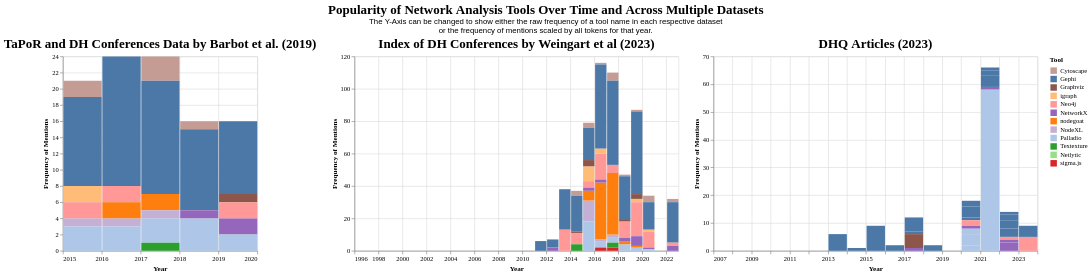

Express this chart as Vega-Lite.
### Vega-Lite specification from a JSON file in a GitHub repository (floating-point values rounded to 4 significant figures; data arrays with more than 128 entries replaced by an {"elided": "..."} marker saying what was removed)
{"config": {"view": {"continuousWidth": 300, "continuousHeight": 300}, "axis": {"labelFont": "Garamond", "titleFont": "Garamond"}, "legend": {"labelFont": "Garamond", "titleFont": "Garamond"}, "title": {"anchor": "middle", "font": "Garamond", "fontSize": 20}}, "hconcat": [{"data": {"name": "data-029a10372f3f93d583f66428a45b5f0a"}, "mark": {"type": "bar"}, "encoding": {"color": {"field": "tools", "legend": {"title": "Tool"}, "scale": {"domain": ["Cytoscape", "Gephi", "Graphviz", "igraph", "Neo4j", "NetworkX", "nodegoat", "NodeXL", "Palladio", "Textexture", "Netlytic", "sigma.js"], "range": ["#c49c94", "#4c78a8", "#8c564b", "#ffbb78", "#ff9896", "#9467bd", "#ff7f0e", "#c5b0d5", "#aec7e8", "#2ca02c", "#98df8a", "#d62728"]}, "type": "nominal"}, "opacity": {"condition": {"param": "param_6", "value": 1}, "value": 0.2}, "tooltip": [{"field": "tools", "title": "Tool", "type": "nominal"}, {"field": "Raw Frequency of Mentions", "type": "quantitative"}, {"field": "date", "format": "%Y", "title": "Date", "type": "temporal"}, {"field": "Frequency of Mentions Scaled by Total Tokens", "type": "quantitative"}, {"field": "total_tokens", "title": "Total Tokens", "type": "quantitative"}], "x": {"axis": {"title": "Year"}, "field": "date", "timeUnit": "year", "type": "temporal"}, "y": {"axis": {"title": "Frequency of Mentions"}, "field": "y", "type": "quantitative"}}, "name": "view_7", "title": "TaPoR and DH Conferences Data by Barbot et al. (2019)", "transform": [{"calculate": "datum[param_5]", "as": "y"}], "width": 300}, {"data": {"name": "data-31a97f99bffec104207bfc7185f222e3"}, "mark": {"type": "bar"}, "encoding": {"color": {"field": "tools", "legend": {"title": "Tool"}, "scale": {"domain": ["Cytoscape", "Gephi", "Graphviz", "igraph", "Neo4j", "NetworkX", "nodegoat", "NodeXL", "Palladio", "Textexture", "Netlytic", "sigma.js"], "range": ["#c49c94", "#4c78a8", "#8c564b", "#ffbb78", "#ff9896", "#9467bd", "#ff7f0e", "#c5b0d5", "#aec7e8", "#2ca02c", "#98df8a", "#d62728"]}, "type": "nominal"}, "opacity": {"condition": {"param": "param_6", "value": 1}, "value": 0.2}, "tooltip": [{"field": "tools", "title": "Tool", "type": "nominal"}, {"field": "Raw Frequency of Mentions", "type": "quantitative"}, {"field": "date", "format": "%Y", "title": "Date", "type": "temporal"}, {"field": "Frequency of Mentions Scaled by Total Tokens", "type": "quantitative"}, {"field": "total_tokens", "title": "Total Tokens", "type": "quantitative"}], "x": {"axis": {"title": "Year"}, "field": "date", "timeUnit": "year", "type": "temporal"}, "y": {"axis": {"title": "Frequency of Mentions"}, "field": "y", "type": "quantitative"}}, "name": "view_8", "title": "Index of DH Conferences by Weingart et al (2023)", "transform": [{"calculate": "datum[param_5]", "as": "y"}], "width": 500}, {"data": {"name": "data-aaf034b35117ae73b731e653013e55bc"}, "mark": {"type": "bar"}, "encoding": {"color": {"field": "tools", "legend": {"title": "Tool"}, "scale": {"domain": ["Cytoscape", "Gephi", "Graphviz", "igraph", "Neo4j", "NetworkX", "nodegoat", "NodeXL", "Palladio", "Textexture", "Netlytic", "sigma.js"], "range": ["#c49c94", "#4c78a8", "#8c564b", "#ffbb78", "#ff9896", "#9467bd", "#ff7f0e", "#c5b0d5", "#aec7e8", "#2ca02c", "#98df8a", "#d62728"]}, "type": "nominal"}, "opacity": {"condition": {"param": "param_6", "value": 1}, "value": 0.2}, "tooltip": [{"field": "tools", "title": "Tool", "type": "nominal"}, {"field": "Raw Frequency of Mentions", "type": "quantitative"}, {"field": "date", "format": "%Y", "title": "Date", "type": "temporal"}, {"field": "Frequency of Mentions Scaled by Total Tokens", "type": "quantitative"}, {"field": "total_tokens", "title": "Total Tokens", "type": "quantitative"}], "x": {"axis": {"title": "Year"}, "field": "date", "timeUnit": "year", "type": "temporal"}, "y": {"axis": {"title": "Frequency of Mentions"}, "field": "y", "type": "quantitative"}}, "name": "view_9", "title": "DHQ Articles (2023)", "transform": [{"calculate": "datum[param_5]", "as": "y"}], "width": 500}], "params": [{"name": "param_5", "bind": {"input": "select", "options": ["Raw Frequency of Mentions", "Frequency of Mentions Scaled by Total Tokens"], "name": "Select Counting Method on Y Axis"}, "value": "Raw Frequency of Mentions"}, {"name": "param_6", "select": {"type": "point", "fields": ["tools"]}, "bind": "legend", "views": ["view_7", "view_8", "view_9"]}], "title": {"text": "Popularity of Network Analysis Tools Over Time and Across Multiple Datasets", "subtitle": ["The Y-Axis can be changed to show either the raw frequency of a tool name in each respective dataset", "or the frequency of mentions scaled by all tokens for that year."]}, "$schema": "https://vega.github.io/schema/vega-lite/v5.15.1.json", "datasets": {"data-029a10372f3f93d583f66428a45b5f0a": [{"tools": "Cytoscape", "Raw Frequency of Mentions": 2, "date": "2015-01-01T00:00:00", "total_tokens": 233, "data_origin": "TaPoR", "title": "TaPoR and DH Conferences Data by Barbot et al. (2019)", "Frequency of Mentions Scaled by Total Tokens": 0.8584}, {"tools": "Gephi", "Raw Frequency of Mentions": 11, "date": "2015-01-01T00:00:00", "total_tokens": 233, "data_origin": "TaPoR", "title": "TaPoR and DH Conferences Data by Barbot et al. (2019)", "Frequency of Mentions Scaled by Total Tokens": 4.721}, {"tools": "Graphviz", "Raw Frequency of Mentions": 0, "date": "2015-01-01T00:00:00", "total_tokens": 233, "data_origin": "TaPoR", "title": "TaPoR and DH Conferences Data by Barbot et al. (2019)", "Frequency of Mentions Scaled by Total Tokens": 0.0}, {"tools": "igraph", "Raw Frequency of Mentions": 2, "date": "2015-01-01T00:00:00", "total_tokens": 233, "data_origin": "TaPoR", "title": "TaPoR and DH Conferences Data by Barbot et al. (2019)", "Frequency of Mentions Scaled by Total Tokens": 0.8584}, {"tools": "Neo4j", "Raw Frequency of Mentions": 2, "date": "2015-01-01T00:00:00", "total_tokens": 233, "data_origin": "TaPoR", "title": "TaPoR and DH Conferences Data by Barbot et al. (2019)", "Frequency of Mentions Scaled by Total Tokens": 0.8584}, {"tools": "NetworkX", "Raw Frequency of Mentions": 0, "date": "2015-01-01T00:00:00", "total_tokens": 233, "data_origin": "TaPoR", "title": "TaPoR and DH Conferences Data by Barbot et al. (2019)", "Frequency of Mentions Scaled by Total Tokens": 0.0}, {"tools": "nodegoat", "Raw Frequency of Mentions": 0, "date": "2015-01-01T00:00:00", "total_tokens": 233, "data_origin": "TaPoR", "title": "TaPoR and DH Conferences Data by Barbot et al. (2019)", "Frequency of Mentions Scaled by Total Tokens": 0.0}, {"tools": "NodeXL", "Raw Frequency of Mentions": 1, "date": "2015-01-01T00:00:00", "total_tokens": 233, "data_origin": "TaPoR", "title": "TaPoR and DH Conferences Data by Barbot et al. (2019)", "Frequency of Mentions Scaled by Total Tokens": 0.4292}, {"tools": "Palladio", "Raw Frequency of Mentions": 3, "date": "2015-01-01T00:00:00", "total_tokens": 233, "data_origin": "TaPoR", "title": "TaPoR and DH Conferences Data by Barbot et al. (2019)", "Frequency of Mentions Scaled by Total Tokens": 1.288}, {"tools": "Textexture", "Raw Frequency of Mentions": 0, "date": "2015-01-01T00:00:00", "total_tokens": 233, "data_origin": "TaPoR", "title": "TaPoR and DH Conferences Data by Barbot et al. (2019)", "Frequency of Mentions Scaled by Total Tokens": 0.0}, {"tools": "Cytoscape", "Raw Frequency of Mentions": 0, "date": "2016-01-01T00:00:00", "total_tokens": 360, "data_origin": "TaPoR", "title": "TaPoR and DH Conferences Data by Barbot et al. (2019)", "Frequency of Mentions Scaled by Total Tokens": 0.0}, {"tools": "Gephi", "Raw Frequency of Mentions": 16, "date": "2016-01-01T00:00:00", "total_tokens": 360, "data_origin": "TaPoR", "title": "TaPoR and DH Conferences Data by Barbot et al. (2019)", "Frequency of Mentions Scaled by Total Tokens": 4.444}, {"tools": "Graphviz", "Raw Frequency of Mentions": 0, "date": "2016-01-01T00:00:00", "total_tokens": 360, "data_origin": "TaPoR", "title": "TaPoR and DH Conferences Data by Barbot et al. (2019)", "Frequency of Mentions Scaled by Total Tokens": 0.0}, {"tools": "igraph", "Raw Frequency of Mentions": 0, "date": "2016-01-01T00:00:00", "total_tokens": 360, "data_origin": "TaPoR", "title": "TaPoR and DH Conferences Data by Barbot et al. (2019)", "Frequency of Mentions Scaled by Total Tokens": 0.0}, {"tools": "Neo4j", "Raw Frequency of Mentions": 2, "date": "2016-01-01T00:00:00", "total_tokens": 360, "data_origin": "TaPoR", "title": "TaPoR and DH Conferences Data by Barbot et al. (2019)", "Frequency of Mentions Scaled by Total Tokens": 0.5556}, {"tools": "NetworkX", "Raw Frequency of Mentions": 0, "date": "2016-01-01T00:00:00", "total_tokens": 360, "data_origin": "TaPoR", "title": "TaPoR and DH Conferences Data by Barbot et al. (2019)", "Frequency of Mentions Scaled by Total Tokens": 0.0}, {"tools": "nodegoat", "Raw Frequency of Mentions": 2, "date": "2016-01-01T00:00:00", "total_tokens": 360, "data_origin": "TaPoR", "title": "TaPoR and DH Conferences Data by Barbot et al. (2019)", "Frequency of Mentions Scaled by Total Tokens": 0.5556}, {"tools": "NodeXL", "Raw Frequency of Mentions": 1, "date": "2016-01-01T00:00:00", "total_tokens": 360, "data_origin": "TaPoR", "title": "TaPoR and DH Conferences Data by Barbot et al. (2019)", "Frequency of Mentions Scaled by Total Tokens": 0.2778}, {"tools": "Palladio", "Raw Frequency of Mentions": 3, "date": "2016-01-01T00:00:00", "total_tokens": 360, "data_origin": "TaPoR", "title": "TaPoR and DH Conferences Data by Barbot et al. (2019)", "Frequency of Mentions Scaled by Total Tokens": 0.8333}, {"tools": "Textexture", "Raw Frequency of Mentions": 0, "date": "2016-01-01T00:00:00", "total_tokens": 360, "data_origin": "TaPoR", "title": "TaPoR and DH Conferences Data by Barbot et al. (2019)", "Frequency of Mentions Scaled by Total Tokens": 0.0}, {"tools": "Cytoscape", "Raw Frequency of Mentions": 3, "date": "2017-01-01T00:00:00", "total_tokens": 367, "data_origin": "TaPoR", "title": "TaPoR and DH Conferences Data by Barbot et al. (2019)", "Frequency of Mentions Scaled by Total Tokens": 0.8174}, {"tools": "Gephi", "Raw Frequency of Mentions": 14, "date": "2017-01-01T00:00:00", "total_tokens": 367, "data_origin": "TaPoR", "title": "TaPoR and DH Conferences Data by Barbot et al. (2019)", "Frequency of Mentions Scaled by Total Tokens": 3.815}, {"tools": "Graphviz", "Raw Frequency of Mentions": 0, "date": "2017-01-01T00:00:00", "total_tokens": 367, "data_origin": "TaPoR", "title": "TaPoR and DH Conferences Data by Barbot et al. (2019)", "Frequency of Mentions Scaled by Total Tokens": 0.0}, {"tools": "igraph", "Raw Frequency of Mentions": 0, "date": "2017-01-01T00:00:00", "total_tokens": 367, "data_origin": "TaPoR", "title": "TaPoR and DH Conferences Data by Barbot et al. (2019)", "Frequency of Mentions Scaled by Total Tokens": 0.0}, {"tools": "Neo4j", "Raw Frequency of Mentions": 0, "date": "2017-01-01T00:00:00", "total_tokens": 367, "data_origin": "TaPoR", "title": "TaPoR and DH Conferences Data by Barbot et al. (2019)", "Frequency of Mentions Scaled by Total Tokens": 0.0}, {"tools": "NetworkX", "Raw Frequency of Mentions": 0, "date": "2017-01-01T00:00:00", "total_tokens": 367, "data_origin": "TaPoR", "title": "TaPoR and DH Conferences Data by Barbot et al. (2019)", "Frequency of Mentions Scaled by Total Tokens": 0.0}, {"tools": "nodegoat", "Raw Frequency of Mentions": 2, "date": "2017-01-01T00:00:00", "total_tokens": 367, "data_origin": "TaPoR", "title": "TaPoR and DH Conferences Data by Barbot et al. (2019)", "Frequency of Mentions Scaled by Total Tokens": 0.545}, {"tools": "NodeXL", "Raw Frequency of Mentions": 1, "date": "2017-01-01T00:00:00", "total_tokens": 367, "data_origin": "TaPoR", "title": "TaPoR and DH Conferences Data by Barbot et al. (2019)", "Frequency of Mentions Scaled by Total Tokens": 0.2725}, {"tools": "Palladio", "Raw Frequency of Mentions": 3, "date": "2017-01-01T00:00:00", "total_tokens": 367, "data_origin": "TaPoR", "title": "TaPoR and DH Conferences Data by Barbot et al. (2019)", "Frequency of Mentions Scaled by Total Tokens": 0.8174}, {"tools": "Textexture", "Raw Frequency of Mentions": 1, "date": "2017-01-01T00:00:00", "total_tokens": 367, "data_origin": "TaPoR", "title": "TaPoR and DH Conferences Data by Barbot et al. (2019)", "Frequency of Mentions Scaled by Total Tokens": 0.2725}, {"tools": "Cytoscape", "Raw Frequency of Mentions": 1, "date": "2018-01-01T00:00:00", "total_tokens": 233, "data_origin": "TaPoR", "title": "TaPoR and DH Conferences Data by Barbot et al. (2019)", "Frequency of Mentions Scaled by Total Tokens": 0.4292}, {"tools": "Gephi", "Raw Frequency of Mentions": 10, "date": "2018-01-01T00:00:00", "total_tokens": 233, "data_origin": "TaPoR", "title": "TaPoR and DH Conferences Data by Barbot et al. (2019)", "Frequency of Mentions Scaled by Total Tokens": 4.292}, {"tools": "Graphviz", "Raw Frequency of Mentions": 0, "date": "2018-01-01T00:00:00", "total_tokens": 233, "data_origin": "TaPoR", "title": "TaPoR and DH Conferences Data by Barbot et al. (2019)", "Frequency of Mentions Scaled by Total Tokens": 0.0}, {"tools": "igraph", "Raw Frequency of Mentions": 0, "date": "2018-01-01T00:00:00", "total_tokens": 233, "data_origin": "TaPoR", "title": "TaPoR and DH Conferences Data by Barbot et al. (2019)", "Frequency of Mentions Scaled by Total Tokens": 0.0}, {"tools": "Neo4j", "Raw Frequency of Mentions": 0, "date": "2018-01-01T00:00:00", "total_tokens": 233, "data_origin": "TaPoR", "title": "TaPoR and DH Conferences Data by Barbot et al. (2019)", "Frequency of Mentions Scaled by Total Tokens": 0.0}, {"tools": "NetworkX", "Raw Frequency of Mentions": 1, "date": "2018-01-01T00:00:00", "total_tokens": 233, "data_origin": "TaPoR", "title": "TaPoR and DH Conferences Data by Barbot et al. (2019)", "Frequency of Mentions Scaled by Total Tokens": 0.4292}, {"tools": "nodegoat", "Raw Frequency of Mentions": 0, "date": "2018-01-01T00:00:00", "total_tokens": 233, "data_origin": "TaPoR", "title": "TaPoR and DH Conferences Data by Barbot et al. (2019)", "Frequency of Mentions Scaled by Total Tokens": 0.0}, {"tools": "NodeXL", "Raw Frequency of Mentions": 0, "date": "2018-01-01T00:00:00", "total_tokens": 233, "data_origin": "TaPoR", "title": "TaPoR and DH Conferences Data by Barbot et al. (2019)", "Frequency of Mentions Scaled by Total Tokens": 0.0}, {"tools": "Palladio", "Raw Frequency of Mentions": 4, "date": "2018-01-01T00:00:00", "total_tokens": 233, "data_origin": "TaPoR", "title": "TaPoR and DH Conferences Data by Barbot et al. (2019)", "Frequency of Mentions Scaled by Total Tokens": 1.717}, {"tools": "Textexture", "Raw Frequency of Mentions": 0, "date": "2018-01-01T00:00:00", "total_tokens": 233, "data_origin": "TaPoR", "title": "TaPoR and DH Conferences Data by Barbot et al. (2019)", "Frequency of Mentions Scaled by Total Tokens": 0.0}, {"tools": "Cytoscape", "Raw Frequency of Mentions": 0, "date": "2019-01-01T00:00:00", "total_tokens": 305, "data_origin": "TaPoR", "title": "TaPoR and DH Conferences Data by Barbot et al. (2019)", "Frequency of Mentions Scaled by Total Tokens": 0.0}, {"tools": "Gephi", "Raw Frequency of Mentions": 9, "date": "2019-01-01T00:00:00", "total_tokens": 305, "data_origin": "TaPoR", "title": "TaPoR and DH Conferences Data by Barbot et al. (2019)", "Frequency of Mentions Scaled by Total Tokens": 2.951}, {"tools": "Graphviz", "Raw Frequency of Mentions": 1, "date": "2019-01-01T00:00:00", "total_tokens": 305, "data_origin": "TaPoR", "title": "TaPoR and DH Conferences Data by Barbot et al. (2019)", "Frequency of Mentions Scaled by Total Tokens": 0.3279}, {"tools": "igraph", "Raw Frequency of Mentions": 0, "date": "2019-01-01T00:00:00", "total_tokens": 305, "data_origin": "TaPoR", "title": "TaPoR and DH Conferences Data by Barbot et al. (2019)", "Frequency of Mentions Scaled by Total Tokens": 0.0}, {"tools": "Neo4j", "Raw Frequency of Mentions": 2, "date": "2019-01-01T00:00:00", "total_tokens": 305, "data_origin": "TaPoR", "title": "TaPoR and DH Conferences Data by Barbot et al. (2019)", "Frequency of Mentions Scaled by Total Tokens": 0.6557}, {"tools": "NetworkX", "Raw Frequency of Mentions": 2, "date": "2019-01-01T00:00:00", "total_tokens": 305, "data_origin": "TaPoR", "title": "TaPoR and DH Conferences Data by Barbot et al. (2019)", "Frequency of Mentions Scaled by Total Tokens": 0.6557}, {"tools": "nodegoat", "Raw Frequency of Mentions": 0, "date": "2019-01-01T00:00:00", "total_tokens": 305, "data_origin": "TaPoR", "title": "TaPoR and DH Conferences Data by Barbot et al. (2019)", "Frequency of Mentions Scaled by Total Tokens": 0.0}, {"tools": "NodeXL", "Raw Frequency of Mentions": 0, "date": "2019-01-01T00:00:00", "total_tokens": 305, "data_origin": "TaPoR", "title": "TaPoR and DH Conferences Data by Barbot et al. (2019)", "Frequency of Mentions Scaled by Total Tokens": 0.0}, {"tools": "Palladio", "Raw Frequency of Mentions": 2, "date": "2019-01-01T00:00:00", "total_tokens": 305, "data_origin": "TaPoR", "title": "TaPoR and DH Conferences Data by Barbot et al. (2019)", "Frequency of Mentions Scaled by Total Tokens": 0.6557}, {"tools": "Textexture", "Raw Frequency of Mentions": 0, "date": "2019-01-01T00:00:00", "total_tokens": 305, "data_origin": "TaPoR", "title": "TaPoR and DH Conferences Data by Barbot et al. (2019)", "Frequency of Mentions Scaled by Total Tokens": 0.0}], "data-31a97f99bffec104207bfc7185f222e3": {"elided": "312 records"}, "data-aaf034b35117ae73b731e653013e55bc": {"elided": "2184 records"}}}
